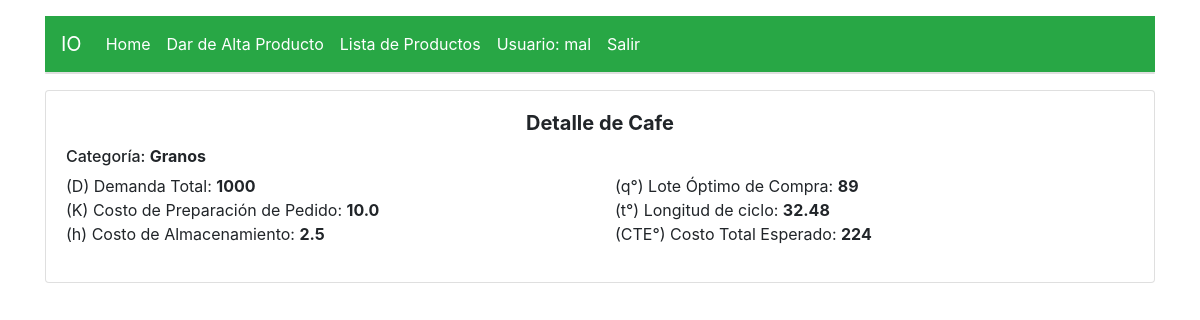
Page /msapp/modelo1/show/17/ (signed in) on the committed database.
### msapp/models.py (models this page shows, shortened)
class Modelo1(models.Model):
	nombre_producto		= models.CharField(max_length=50)
	categoria	= models.CharField(max_length=50)
	usuario 	= models.ForeignKey(User, on_delete=models.CASCADE)
	tiempo 	= models.FloatField(default=1)
	d		= models.IntegerField(verbose_name='Demanda Total')
	k 		= models.FloatField(verbose_name='Costo de Preparación de Pedido')
	h 		= models.FloatField(verbose_name='Costo de Almacenamiento')
	def inventario_promedio(self):
		return self.d / 2
	ip = property(inventario_promedio)
	def lote_optimo_compra(self):
		return round(sqrt((2*self.k*self.d)/self.h))
	loc = property(lote_optimo_compra)
	def longitud_ciclo(self):
		lc = self.loc / (self.d/self.tiempo)
		if(lc < 1):
			lc = lc * 365 #paso a dias
		return	format(lc, '.2f')
	lc 	= property(longitud_ciclo)
	def costo_inventario(self):
		yy = self.loc
		dd = self.d
		kk = self.k
		hh = self.h
		yd = yy/dd
		termino1 = kk / yd
		termino2 = hh * (yy/2)
		return round(termino1 + termino2)
	ci = property(costo_inventario)

### msapp/views.py (the view)
# urls.py: path('modelo1/show/<id>/', views.modelo1_show, name='modelo1_show'),
@login_required
def modelo1_show(request, id):
	titulo 	= 'Ver'
	template = loader.get_template('msapp/modelo1/show.html')
	usuario_logueado = request.user
	modelo 	= Modelo1.objects.get(usuario=usuario_logueado, pk=id)
	context = {
		'titulo'	: titulo,
		'modelo'	: modelo,
	}
	return HttpResponse(template.render(context, request))

### msapp/templates/msapp/modelo1/show.html (shortened to what this page needs)
{% extends 'base.html' %}
{% block content %}
<link rel="stylesheet" href="//cdnjs.cloudflare.com/ajax/libs/morris.js/0.5.1/morris.css">
<div class="card">
<div class="card-body">
<h5 class="card-title text-center">
<strong>Detalle de {{ modelo.nombre_producto }}</strong>
</h5>
<h6>Categoría:  <strong>{{ modelo.categoria }}</strong></h6>
<div class="row">
  <div class="col-md-6 col-sm-12">
    <ul class="list-unstyled">
      <li>(D) Demanda Total: <strong>{{ modelo.d }}</strong></li>
      <li>(K) Costo de Preparación de Pedido: <strong>{{ modelo.k }}</strong></li>
      <li>(h) Costo de Almacenamiento: <strong>{{ modelo.h }}</strong></li>
    </ul>
  </div>
  <div class="col-md-6 col-sm-12">
    <ul class="list-unstyled">
      <li>(q°) Lote Óptimo de Compra: <strong>{{ modelo.loc }}</strong></li>
      <li>(t°) Longitud de ciclo: <strong>{{ modelo.lc }}</strong></li>
      <li>(CTE°) Costo Total Esperado: <strong>{{ modelo.ci }}</strong></li>
    </ul>
  </div>
</div>
</div>
</div>
{% endblock %}

### msapp/templates/base.html (shortened to what this page needs)
{% load static %}
<!DOCTYPE html>
  <html>
    <head>
	    <link type="text/css" rel="stylesheet" href="{% static 'auth2/css/bootstrap.min.css' %}"  media="screen,projection"/>
    </head>
    <body>
    <div class="container">
     <nav class="navbar navbar-expand-lg navbar-dark bg-success" style="margin-top: 1em;">
  <a class="navbar-brand" href="#">IO</a>
  <div class="collapse navbar-collapse" id="navbarNav">
    <ul class="navbar-nav">
      <li class="nav-item active">
        <a class="nav-link" href="{% url 'index' %}">Home </a>
      </li>
      <li class="nav-item active">
        <a class="nav-link" href="{% url 'modelo1_nuevo' %}">Dar de Alta Producto</a>
      </li>
      <li class="nav-item active">
        <a class="nav-link" href="{% url 'modelo1_index' %}">Lista de Productos</a>
      </li>
      <li class="nav-item active">
        <a class="nav-link disabled" href="#">Usuario: {{ request.user.username }}</a>
      </li>
      <li class="nav-item active">
        <a class="nav-link" href="{% url 'logout' %}">Salir</a>
      </li>
    </ul>
  </div>
</nav>
    <div class="card" >
    </div>
    </div>
    <div class="container" style="margin-top: 1em;">
      {% block content %}
      {% endblock %}
    </div>
    </body>
  </html>

### rows in the picture
Modelo1: nombre_producto "Cafe", categoria "Granos", d "1000", k "10.0", h "2.5", loc "89", lc "32.48", ci "224"

### other values in the picture
{{ request.user.username }} "mal"
